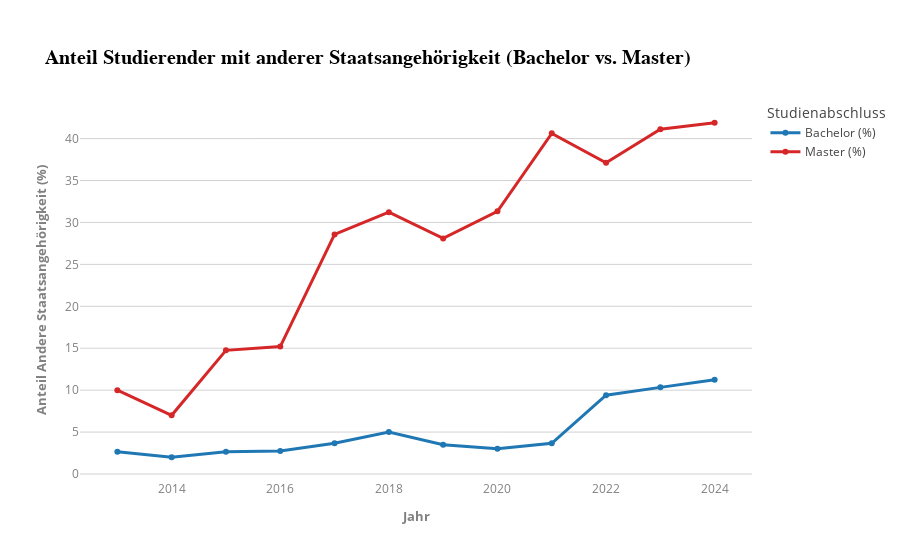

Source (notebook cell):
### Code cell
# Farben für Bachelor & Master definieren
color_map = {
    "Bachelor (%)": "#1f77b4",  # Blau
    "Master (%)": "#d62728"  # Rot
}

# Liniendiagramm mit Plotly erstellen
fig = px.line(
    df_melted,
    x="Jahr",
    y="Anteil Andere Staatsangehörigkeit (%)",
    color="Studienabschluss",
    markers=True,
    title="Anteil Studierender mit anderer Staatsangehörigkeit (Bachelor vs. Master)",
    color_discrete_map=color_map,
    template="infoviz"
)

# Layout-Anpassungen
fig.update_traces(line=dict(width=3))  # Dickere Linien
fig.update_layout(
    xaxis=dict(title="Jahr"),
    yaxis=dict(title="Anteil Andere Staatsangehörigkeit (%)"),
    legend_title="Studienabschluss"
)

fig.show()

### Figure 1 — Plotly figure (JSON) as saved in the notebook; plotly's stock layout.template omitted (floating-point values rounded to 4 significant figures)
{"data": [{"hovertemplate": "Studienabschluss=Bachelor (%)<br>Jahr=%{x}<br>Anteil Andere Staatsangehörigkeit (%)=%{y}<extra></extra>", "legendgroup": "Bachelor (%)", "line": {"color": "#1f77b4", "dash": "solid", "width": 3}, "marker": {"symbol": "circle"}, "mode": "lines+markers", "name": "Bachelor (%)", "orientation": "v", "showlegend": true, "type": "scatter", "x": ["2013", "2014", "2015", "2016", "2017", "2018", "2019", "2020", "2021", "2022", "2023", "2024"], "xaxis": "x", "y": [2.667, 2.0, 2.667, 2.75, 3.667, 5.0, 3.5, 3.0, 3.667, 9.4, 10.33, 11.25], "yaxis": "y"}, {"hovertemplate": "Studienabschluss=Master (%)<br>Jahr=%{x}<br>Anteil Andere Staatsangehörigkeit (%)=%{y}<extra></extra>", "legendgroup": "Master (%)", "line": {"color": "#d62728", "dash": "solid", "width": 3}, "marker": {"symbol": "circle"}, "mode": "lines+markers", "name": "Master (%)", "orientation": "v", "showlegend": true, "type": "scatter", "x": ["2013", "2014", "2015", "2016", "2017", "2018", "2019", "2020", "2021", "2022", "2023", "2024"], "xaxis": "x", "y": [10.0, 7.0, 14.75, 15.2, 28.57, 31.22, 28.1, 31.33, 40.62, 37.12, 41.12, 41.89], "yaxis": "y"}], "layout": {"legend": {"title": {"text": "Studienabschluss"}, "tracegroupgap": 0}, "title": {"text": "Anteil Studierender mit anderer Staatsangehörigkeit (Bachelor vs. Master)"}, "xaxis": {"anchor": "y", "domain": [0, 1], "title": {"text": "Jahr"}}, "yaxis": {"anchor": "x", "domain": [0, 1], "title": {"text": "Anteil Andere Staatsangehörigkeit (%)"}}}}
